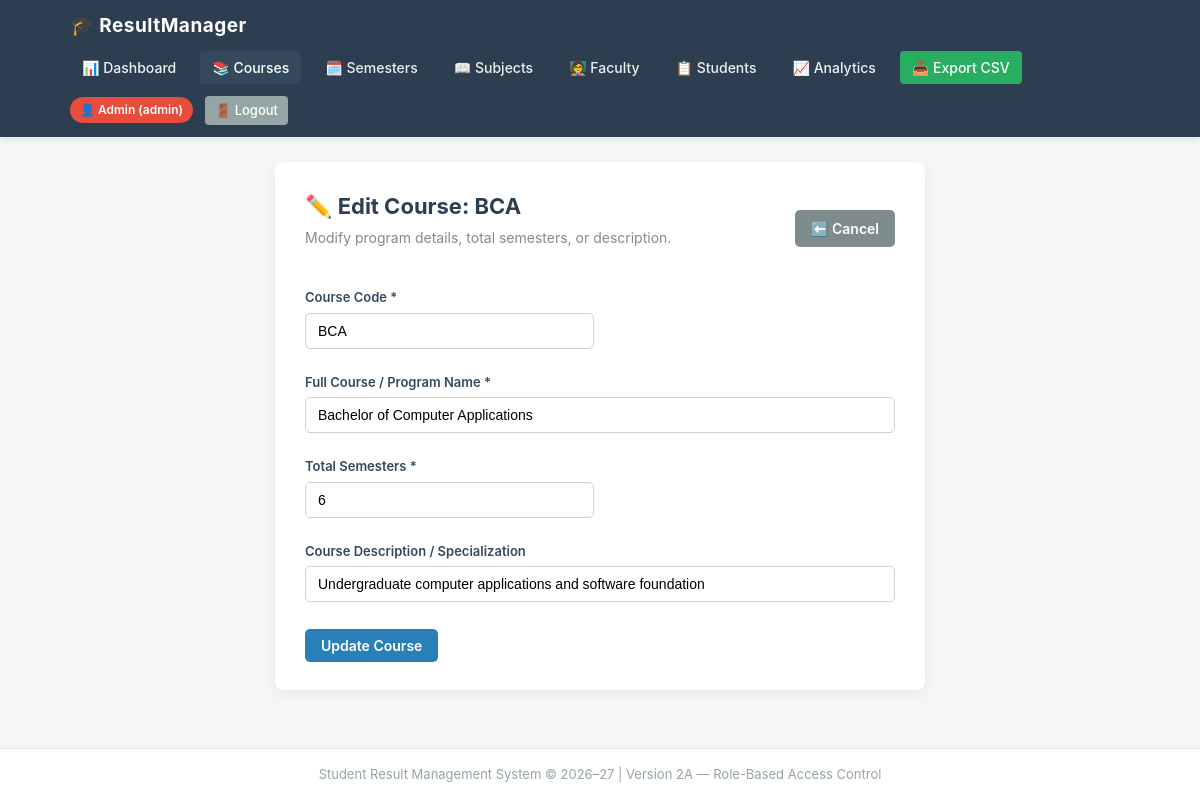
Page /admin/course/edit/2 (signed in) on the committed database.
### tables this page shows
CREATE TABLE courses (
            id INTEGER PRIMARY KEY AUTOINCREMENT,
            course_code TEXT UNIQUE NOT NULL,
            course_name TEXT NOT NULL,
            total_semesters INTEGER DEFAULT 4,
            description TEXT,
            created_at TIMESTAMP DEFAULT CURRENT_TIMESTAMP
        );

### app.py (the view, shortened to what this page needs)
@app.route('/admin/course/edit/<int:course_id>', methods=['GET', 'POST'])
@admin_required
def admin_course_edit(course_id):
    conn = get_db_connection()
    course = conn.execute('SELECT * FROM courses WHERE id = ?', (course_id,)).fetchone()
    if not course:
        conn.close()
        flash("Course not found.", "danger")
        return redirect(url_for('admin_courses'))
    error = None
    conn.close()
    return render_template('admin_course_edit.html', course=course, error=error)

### app.py (called while the page is built)
def get_db_connection():
    conn = sqlite3.connect(DB_PATH)
    conn.row_factory = sqlite3.Row
    return conn

def admin_required(f):
    @wraps(f)
    def decorated_function(*args, **kwargs):
        if 'user_id' not in session:
            flash("Please log in to access this page.", "warning")
            return redirect(url_for('login'))
        if session.get('role') != 'ADMIN':
            flash("Access denied. You do not have permission to access this page.", "danger")
            if session.get('role') == 'TEACHER':
                return redirect(url_for('teacher_dashboard'))
            return redirect(url_for('student_dashboard'))
        return f(*args, **kwargs)
    return decorated_function

### templates/admin_course_edit.html (shortened to what this page needs)
{% extends "base.html" %}
{% block content %}
<div class="calculator-container" style="max-width: 650px;">
    <div class="page-header">
        <div>
            <h2>✏️ Edit Course: {{ course.course_code }}</h2>
            <p class="subtitle">Modify program details, total semesters, or description.</p>
        </div>
        <div class="header-actions">
            <a href="{{ url_for('admin_courses') }}" class="btn-secondary">⬅️ Cancel</a>
        </div>
    </div>
    <form method="POST" action="{{ url_for('admin_course_edit', course_id=course.id) }}" class="entry-form">
        <div class="form-grid">
            <div class="form-group">
                <label for="course_code">Course Code *</label>
                <input
                    type="text"
                    id="course_code"
                    name="course_code"
                    value="{{ course.course_code }}"
                    required
                >
            </div>
            <div class="form-group full-width">
                <label for="course_name">Full Course / Program Name *</label>
                <input
                    type="text"
                    id="course_name"
                    name="course_name"
                    value="{{ course.course_name }}"
                    required
                >
            </div>
            <div class="form-group">
                <label for="total_semesters">Total Semesters *</label>
                <input
                    type="number"
                    id="total_semesters"
                    name="total_semesters"
                    value="{{ course.total_semesters }}"
                    min="1"
                    max="12"
                    required
                >
            </div>
            <div class="form-group full-width">
                <label for="description">Course Description / Specialization</label>
                <input
                    type="text"
                    id="description"
                    name="description"
                    value="{{ course.description or '' }}"
                >
            </div>
        </div>
        <button type="submit" class="btn-primary" style="margin-top: 15px;">Update Course</button>
    </form>
</div>
{% endblock %}

### static/style.css (style rules this page uses)
* { box-sizing: border-box; margin: 0; padding: 0; }
body { font-family: -apple-system, BlinkMacSystemFont, "Segoe UI", Roboto, Helvetica, Arial, sans-serif; background-color: #f4f7f6; color: #2c3e50; line-height: 1.5; min-height: 100vh; display: flex; flex-direction: column; }
.calculator-container { background-color: #ffffff; max-width: 720px; margin: 0 auto; padding: 28px 30px; border-radius: 8px; box-shadow: 0 4px 14px rgba(0, 0, 0, 0.06); }
.page-header { display: flex; justify-content: space-between; align-items: center; margin-bottom: 22px; flex-wrap: wrap; gap: 15px; }
h2 { color: #2c3e50; font-size: 22px; margin-bottom: 4px; }
.subtitle { color: #7f8c8d; font-size: 14px; margin-bottom: 18px; }
.form-grid { display: grid; grid-template-columns: 1fr 1fr; gap: 12px; }
.full-width { grid-column: 1 / -1; }
.form-group { margin-bottom: 12px; }
label { display: block; margin-bottom: 5px; font-weight: 600; font-size: 13px; color: #34495e; }
input[type="text"], input[type="number"], select { width: 100%; padding: 9px 12px; border: 1px solid #ccd1d9; border-radius: 5px; font-size: 14px; background-color: #ffffff; transition: border-color 0.2s; }
button, .btn-primary, .btn-secondary, .btn-export-pdf, .btn-view-all { font-family: inherit; display: inline-block; cursor: pointer; font-size: 14px; font-weight: 600; border-radius: 5px; text-decoration: none; border: none; text-align: center; transition: background-color 0.2s, transform 0.1s; }
.btn-primary { background-color: #2980b9; color: #ffffff; padding: 8px 16px; }
.btn-secondary { background-color: #7f8c8d; color: #ffffff; padding: 8px 16px; }

### rows in the picture
courses: course_code "BCA", course_name "Bachelor of Computer Applications", total_semesters "6", description "Undergraduate computer applications and software foundation"

### other values in the picture
{{ session.get('username') }} "admin"
